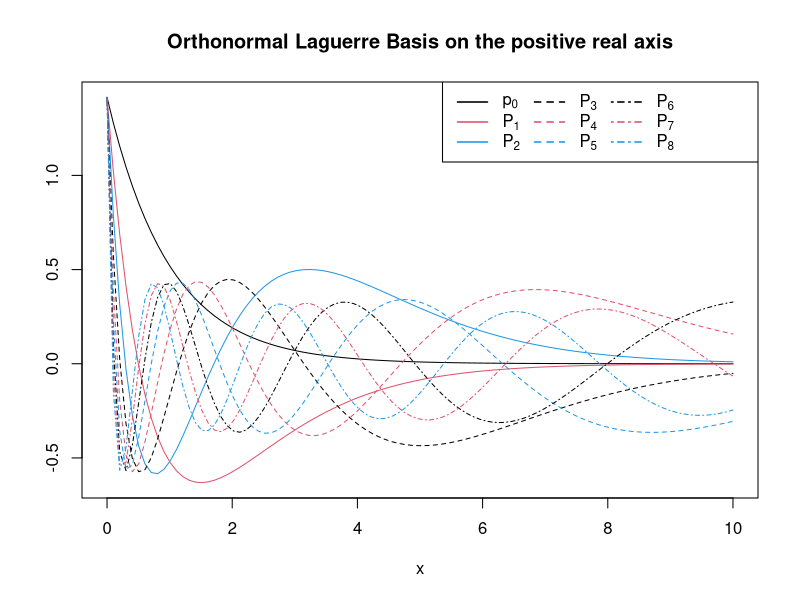

Here is the R script that generated this plot:
## ---- chunk 1
knitr::opts_chunk$set(comment = NA, prompt = TRUE)
## ---- chunk 2
lagpol<-function(x = NA, level = 2)
{
  mX <- matrix(0, nrow = length(x), ncol = level+1)
  mX[,1] <- sqrt(2)*exp(-x)
  if (level >= 1) {
    mX[,2] <- sqrt(2)*(-2*x+1)*exp(-x)
  } 
  if (level > 1) {
    for (k in 2:level) {
      mX[,k+1] <- ((2*k-1 -2*x)*mX[,k] - (k-1)*mX[,k-1]) / k
    }
  }
  
  mX
}
## ---- chunk 3
level <- 8
x <- seq(0,10,length.out=100)
LaguerreBasis <- lagpol(x, level)

lnames <- expression(p[0])
for (i in 1:level) {
  txt = paste0('P[',i,']')
  lnames <- c(lnames, parse(text = txt))
}

ltys <- rep(c(1,2,4), each = 3)[1:(level+1)]
cols <- rep(c(1,2,4), times = level/2+1)[1:(level+1)]

matplot(x, LaguerreBasis, type = 'l', lty = ltys, col = cols, ylab = "", main="Orthonormal Laguerre Basis on the positive real axis")
legend('topright', legend = lnames, col = cols, lty = ltys, ncol = ceiling(level/2), lwd = 1.5)

